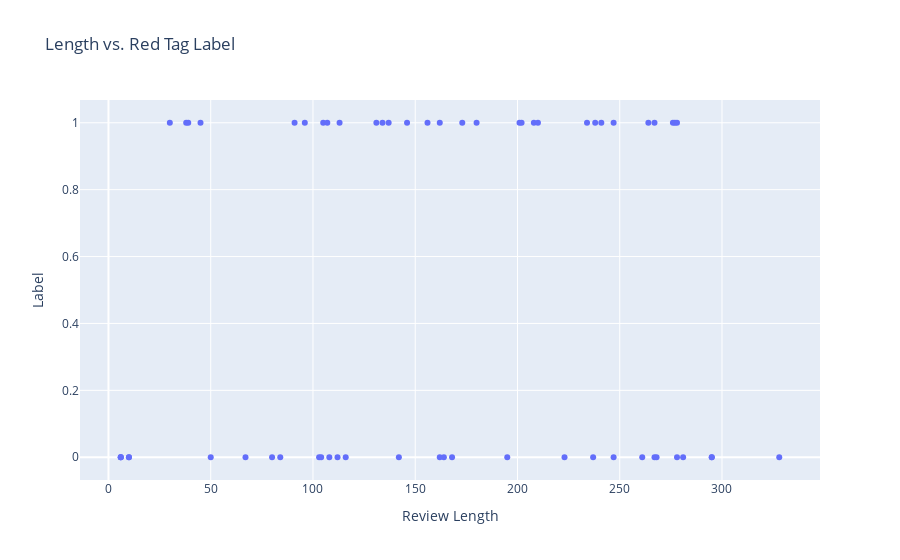

The cell this chart's notebook holds for it:
### Markdown cell above
Correlate length and sentiment marks:

The data is then checked for correlation between the length of these sentences/text with the sentiment tagged together with the data. The figure below is a scatter plot (using the `plotly` module) where the $x$ values are the length of the text and the $y$ values are the sentiments. The lengths are mostly clumped within the $0-100$ range.

### Code cell
df['Text_Length'] = df['Tweet Translated'].apply(lambda x: len(x))
data = df.sort_values(by='Text_Length')
plot = go.Scatter(x = data['Text_Length'], y = data['Classification'], mode='markers')
lyt = go.Layout(title="Length vs. Red Tag Label", xaxis=dict(title='Review Length'),yaxis=dict(title='Label'))
fig = go.Figure(data=[plot], layout=lyt)
py.iplot(fig)

### Figure 1 — Plotly figure (JSON) as saved in the notebook; plotly's stock layout.template omitted (floating-point values rounded to 4 significant figures)
{"data": [{"mode": "markers", "type": "scatter", "x": [6, 6, 6, 10, 10, 30, 38, 39, 45, 50, 67, 80, 84, 91, 96, 103, 104, 105, 107, 108, 112, 113, 116, 131, 134, 137, 142, 146, 156, 162, 162, 164, 168, 173, 180, 195, 201, 202, 208, 210, 223, 234, 237, 238, 241, 247, 247, 261, 264, 267, 267, 268, 276, 277, 278, 278, 281, 295, 295, 328], "y": [0, 0, 0, 0, 0, 1, 1, 1, 1, 0, 0, 0, 0, 1, 1, 0, 0, 1, 1, 0, 0, 1, 0, 1, 1, 1, 0, 1, 1, 1, 0, 0, 0, 1, 1, 0, 1, 1, 1, 1, 0, 1, 0, 1, 1, 1, 0, 0, 1, 0, 1, 0, 1, 1, 1, 0, 0, 0, 0, 0]}], "layout": {"title": {"text": "Length vs. Red Tag Label"}, "xaxis": {"title": {"text": "Review Length"}}, "yaxis": {"title": {"text": "Label"}}}}
